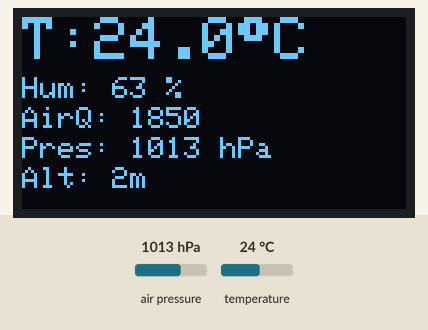
The sketch below on a simulated ESP32. Shown: 128×64 one-colour display. Inputs (shaded band) come from the test bench; at power-on: air pressure 1013 hPa, temperature 24 °C. What the sketch prints to the serial monitor is not drawn.

Above: at 1.2 s.
1.3 s: air pressure set to 952 hPa
At 4.3 s:
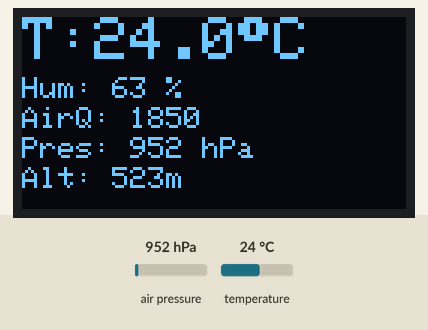
4.6 s: temperature set to 12 °C
At 6.8 s:
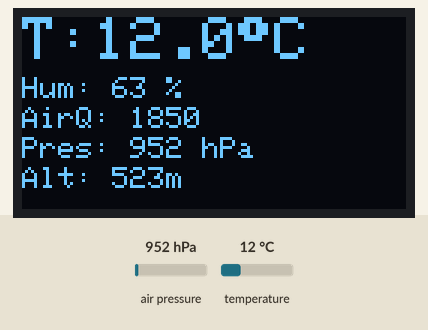
7.6 s: air pressure set to 975 hPa
At 10.4 s:
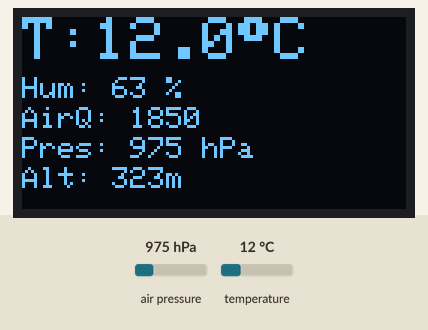
10.7 s: temperature set to 19 °C
At 13.0 s:
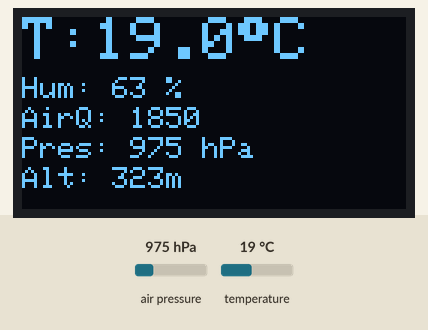
Timing chart, 0 to 14.5 s (numbered marks = the images above; inputs shaded):
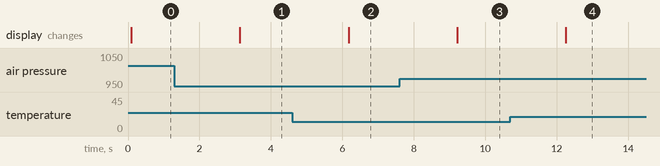

The sketch:

modifiedSensorCode.ino
```cpp
#include <Wire.h>
#include <Adafruit_GFX.h>
#include <Adafruit_SSD1306.h>
#include <Adafruit_BMP280.h>  // BMP280 library

// OLED display SPI pin definitions
#define OLED_MOSI   23
#define OLED_CLK    18
#define OLED_DC     17
#define OLED_CS     5
#define OLED_RESET  16

#define SCREEN_WIDTH 128
#define SCREEN_HEIGHT 64

Adafruit_SSD1306 display(SCREEN_WIDTH, SCREEN_HEIGHT,
  OLED_MOSI, OLED_CLK, OLED_DC, OLED_RESET, OLED_CS);

// BMP280 sensor (I2C mode by default: SDA=21, SCL=22)
Adafruit_BMP280 bmp;

void setup() {
  Serial.begin(115200);

  // OLED setup
  if (!display.begin(SSD1306_SWITCHCAPVCC)) {
    Serial.println(F("SSD1306 allocation failed"));
    while (true);
  }

  display.clearDisplay();
  display.display();

  // BMP280 setup
  if (!bmp.begin(0x76)) {
    Serial.println(F("BMP280 not found at 0x76!"));
    while (true);
  }
  bmp.setSampling(Adafruit_BMP280::MODE_NORMAL,
                  Adafruit_BMP280::SAMPLING_X2,   // temperature
                  Adafruit_BMP280::SAMPLING_X16,  // pressure
                  Adafruit_BMP280::FILTER_X16,
                  Adafruit_BMP280::STANDBY_MS_500);
}

void loop() {
  // Simulated / dummy values for other sensors
  float temp = bmp.readTemperature();;               // You can use bmp.readTemperature() instead
  float humidity = 63.4;           // Replace with real DHT11 data
  int airQuality = 1850;           // Replace with analogRead(MQ135_PIN)
  float pressure = bmp.readPressure() / 100.0F; // hPa
  float altitude = bmp.readAltitude(1013.25);   // Use sea level pressure as reference
  bool isRaining = true;           // Replace with digitalRead(RAIN_SENSOR_PIN)

  // --- Serial Output ---
  Serial.println("=== Weather Station Data ===");
  Serial.print("Temperature: ");
  Serial.print(temp);
  Serial.println(" °C");

  Serial.print("Humidity: ");
  Serial.print(humidity);
  Serial.println(" %");

  Serial.print("Air Quality: ");
  Serial.println(airQuality);

  Serial.print("Pressure: ");
  Serial.print(pressure);
  Serial.println(" hPa");

  Serial.print("Altitude: ");
  Serial.print(altitude);
  Serial.println(" m");

  Serial.print("Rain Detected: ");
  Serial.println(isRaining ? "YES" : "NO");

  Serial.println("===========================\n");

  // --- OLED Display ---
  display.clearDisplay();

  display.setTextSize(2);
  display.setTextColor(SSD1306_WHITE);
  display.setCursor(0, 0);
  display.print("T:");
  display.print(temp, 1);
  display.print((char)247);
  display.println("C");

  display.setTextSize(1);
  display.setCursor(0, 20);
  display.print("Hum: ");
  display.print(humidity, 0);
  display.println(" %");

  display.setCursor(0, 30);
  display.print("AirQ: ");
  display.print(airQuality);

  display.setCursor(0, 40);
  display.print("Pres: ");
  display.print(pressure, 0);
  display.println(" hPa");

  display.setCursor(0, 50);
  display.print("Alt: ");
  display.print(altitude, 0);
  display.print("m");

  display.display();
  delay(3000);
}
```

Measured:
- after the input at 1.3 s, the display: changes after 1.8 s (image 1)
- after the input at 4.6 s, the display: changes after 1.6 s (image 2)
- after the input at 7.6 s, the display: changes after 1.6 s (image 3)
- after the input at 10.7 s, the display: changes after 1.6 s (image 4)
